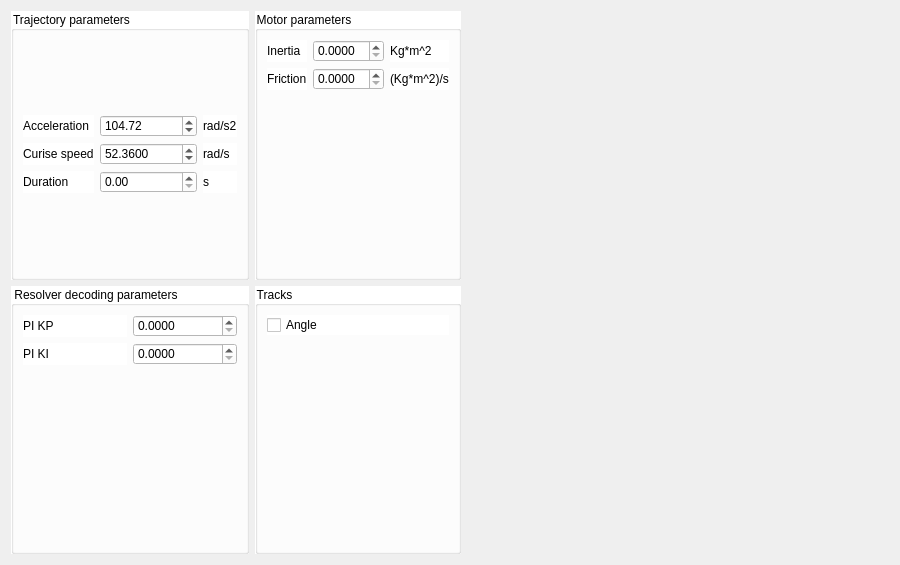
<?xml version="1.0" encoding="UTF-8"?>
<ui version="4.0">
 <class>SpecificSimParamsTest9</class>
 <widget class="QWidget" name="SpecificSimParamsTest9">
  <property name="geometry">
   <rect>
    <x>0</x>
    <y>0</y>
    <width>900</width>
    <height>565</height>
   </rect>
  </property>
  <property name="windowTitle">
   <string>Form</string>
  </property>
  <layout class="QFormLayout" name="formLayout_2">
   <item row="0" column="0">
    <layout class="QGridLayout" name="gridLayout">
     <item row="0" column="1">
      <widget class="QGroupBox" name="groupBox_2">
       <property name="styleSheet">
        <string notr="true">background-color: rgb(255, 255, 255);</string>
       </property>
       <property name="title">
        <string>Motor parameters</string>
       </property>
       <layout class="QGridLayout" name="gridLayout_5">
        <item row="0" column="0">
         <layout class="QGridLayout" name="gridLayout_4">
          <item row="0" column="2">
           <widget class="QLabel" name="label_22">
            <property name="text">
             <string>Kg*m^2</string>
            </property>
           </widget>
          </item>
          <item row="0" column="1">
           <widget class="QDoubleSpinBox" name="inertia">
            <property name="decimals">
             <number>4</number>
            </property>
           </widget>
          </item>
          <item row="0" column="0">
           <widget class="QLabel" name="label_7">
            <property name="text">
             <string>Inertia</string>
            </property>
           </widget>
          </item>
          <item row="1" column="0">
           <widget class="QLabel" name="label_21">
            <property name="text">
             <string>Friction</string>
            </property>
           </widget>
          </item>
          <item row="1" column="1">
           <widget class="QDoubleSpinBox" name="friction">
            <property name="decimals">
             <number>4</number>
            </property>
           </widget>
          </item>
          <item row="1" column="2">
           <widget class="QLabel" name="label_23">
            <property name="text">
             <string>(Kg*m^2)/s</string>
            </property>
           </widget>
          </item>
         </layout>
        </item>
        <item row="1" column="0">
         <spacer name="verticalSpacer">
          <property name="orientation">
           <enum>Qt::Vertical</enum>
          </property>
          <property name="sizeHint" stdset="0">
           <size>
            <width>20</width>
            <height>40</height>
           </size>
          </property>
         </spacer>
        </item>
       </layout>
      </widget>
     </item>
     <item row="11" column="0">
      <widget class="QGroupBox" name="groupBox_3">
       <property name="styleSheet">
        <string notr="true">background-color: rgb(255, 255, 255);</string>
       </property>
       <property name="title">
        <string>Resolver decoding parameters</string>
       </property>
       <layout class="QGridLayout" name="gridLayout_7">
        <item row="0" column="0">
         <layout class="QGridLayout" name="gridLayout_6">
          <item row="0" column="0">
           <widget class="QLabel" name="label_18">
            <property name="text">
             <string>PI KP</string>
            </property>
           </widget>
          </item>
          <item row="1" column="1">
           <widget class="QDoubleSpinBox" name="PI_KI">
            <property name="decimals">
             <number>4</number>
            </property>
            <property name="maximum">
             <double>999999.989999999990687</double>
            </property>
           </widget>
          </item>
          <item row="1" column="0">
           <widget class="QLabel" name="label_19">
            <property name="text">
             <string>PI KI</string>
            </property>
           </widget>
          </item>
          <item row="0" column="1">
           <widget class="QDoubleSpinBox" name="PI_KP">
            <property name="decimals">
             <number>4</number>
            </property>
            <property name="maximum">
             <double>999999.989999999990687</double>
            </property>
           </widget>
          </item>
         </layout>
        </item>
        <item row="1" column="0">
         <spacer name="verticalSpacer_2">
          <property name="orientation">
           <enum>Qt::Vertical</enum>
          </property>
          <property name="sizeHint" stdset="0">
           <size>
            <width>20</width>
            <height>40</height>
           </size>
          </property>
         </spacer>
        </item>
       </layout>
      </widget>
     </item>
     <item row="11" column="1">
      <widget class="QGroupBox" name="groupBox_4">
       <property name="styleSheet">
        <string notr="true">background-color: rgb(255, 255, 255);</string>
       </property>
       <property name="title">
        <string>Tracks</string>
       </property>
       <layout class="QGridLayout" name="gridLayout_9">
        <item row="0" column="0">
         <layout class="QGridLayout" name="gridLayout_8">
          <item row="0" column="0">
           <widget class="QCheckBox" name="anglePlot">
            <property name="text">
             <string>Angle</string>
            </property>
           </widget>
          </item>
         </layout>
        </item>
        <item row="1" column="0">
         <spacer name="verticalSpacer_3">
          <property name="orientation">
           <enum>Qt::Vertical</enum>
          </property>
          <property name="sizeHint" stdset="0">
           <size>
            <width>20</width>
            <height>40</height>
           </size>
          </property>
         </spacer>
        </item>
       </layout>
      </widget>
     </item>
     <item row="0" column="0">
      <widget class="QGroupBox" name="groupBox">
       <property name="font">
        <font>
         <weight>50</weight>
         <bold>false</bold>
        </font>
       </property>
       <property name="autoFillBackground">
        <bool>false</bool>
       </property>
       <property name="styleSheet">
        <string notr="true">background-color: rgb(255, 255, 255);</string>
       </property>
       <property name="title">
        <string>Trajectory parameters</string>
       </property>
       <property name="flat">
        <bool>false</bool>
       </property>
       <property name="checkable">
        <bool>false</bool>
       </property>
       <layout class="QGridLayout" name="gridLayout_3">
        <item row="0" column="0">
         <layout class="QGridLayout" name="gridLayout_2">
          <item row="1" column="0">
           <widget class="QLabel" name="label_2">
            <property name="text">
             <string>Curise speed</string>
            </property>
           </widget>
          </item>
          <item row="0" column="1">
           <widget class="QDoubleSpinBox" name="acceleration">
            <property name="maximum">
             <double>9999999999.000000000000000</double>
            </property>
            <property name="value">
             <double>104.719999999999999</double>
            </property>
           </widget>
          </item>
          <item row="0" column="0">
           <widget class="QLabel" name="label_3">
            <property name="text">
             <string>Acceleration</string>
            </property>
           </widget>
          </item>
          <item row="1" column="1">
           <widget class="QDoubleSpinBox" name="cruiseSpeed">
            <property name="decimals">
             <number>4</number>
            </property>
            <property name="maximum">
             <double>9999999999.000000000000000</double>
            </property>
            <property name="value">
             <double>52.359999999999999</double>
            </property>
           </widget>
          </item>
          <item row="1" column="2">
           <widget class="QLabel" name="label_5">
            <property name="text">
             <string>rad/s</string>
            </property>
           </widget>
          </item>
          <item row="0" column="2">
           <widget class="QLabel" name="label_4">
            <property name="text">
             <string>rad/s2</string>
            </property>
           </widget>
          </item>
          <item row="2" column="0">
           <widget class="QLabel" name="label">
            <property name="text">
             <string>Duration</string>
            </property>
           </widget>
          </item>
          <item row="2" column="1">
           <widget class="QDoubleSpinBox" name="duration"/>
          </item>
          <item row="2" column="2">
           <widget class="QLabel" name="label_6">
            <property name="text">
             <string>s</string>
            </property>
           </widget>
          </item>
         </layout>
        </item>
       </layout>
      </widget>
     </item>
    </layout>
   </item>
  </layout>
 </widget>
 <resources/>
 <connections/>
</ui>
